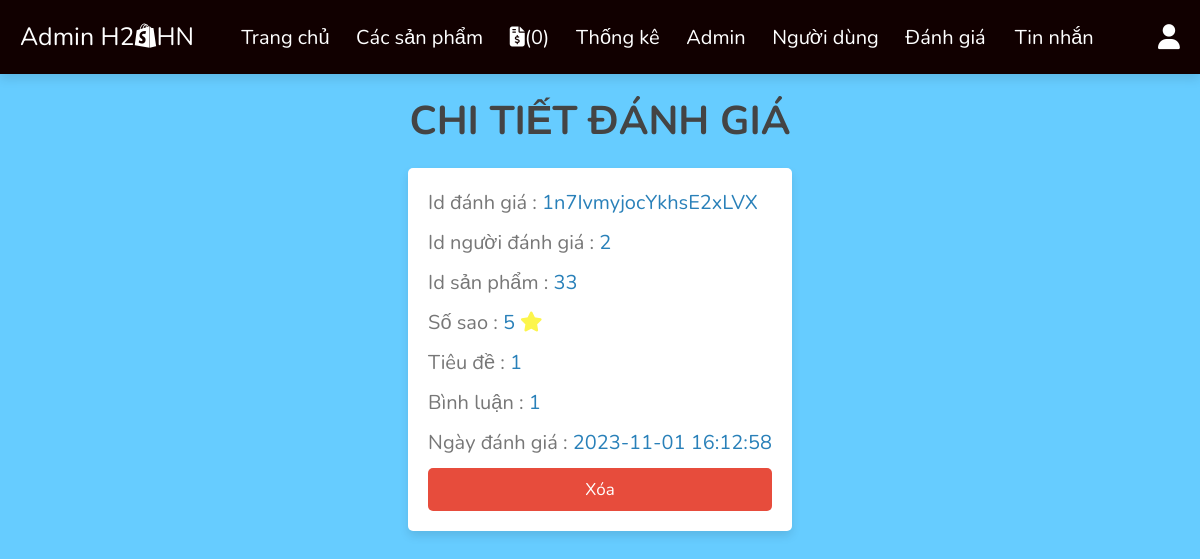
Screenshot of /admin/chi_tiết_reviews.php?rv=1n7IvmyjocYkhsE2xLVX (signed in) with the database file from the repository.
### tables this page shows
CREATE TABLE `reviews` (
  `id` varchar(200) NOT NULL,
  `post_id` int(200) NOT NULL,
  `user_id` int(200) NOT NULL,
  `rating` varchar(1) NOT NULL,
  `title` varchar(100) NOT NULL,
  `description` varchar(1000) NOT NULL,
  `image_rv` varchar(200) NOT NULL,
  `date` datetime NOT NULL DEFAULT current_timestamp()
);

### admin/chi_tiết_reviews.php (the view, shortened to what this page needs)
<?php
include '../components/connect.php';
$rv = $_GET['rv'];
?>
<!DOCTYPE html>
<html lang="en">
<head>
   <link rel="stylesheet" href="https://cdnjs.cloudflare.com/ajax/libs/font-awesome/6.1.1/css/all.min.css">
   <link rel="stylesheet" href="../css/admin_style.css">
</head>
<body>
<?php include '../components/admin_header.php'; ?>
<section class="contacts">
<h1 class="heading">chi tiết đánh giá</h1>
<div class="box-container">
   <?php
      $select_reviews = $conn->prepare("SELECT * FROM `reviews` WHERE `id` = ?");
      $select_reviews->execute([$rv]);
      if($select_reviews->rowCount() > 0){
         while($fetch_reviews = $select_reviews->fetch(PDO::FETCH_ASSOC)){
   ?>
   <div class="box">
      <p> Id đánh giá : <span><?= $fetch_reviews['id']; ?></span></p>
      <p> Id người đánh giá : <span><?= $fetch_reviews['user_id']; ?></span></p>
      <p> Id sản phẩm : <span><?= $fetch_reviews['post_id']; ?></span></p>
      <p> Số sao : <span><?= $fetch_reviews['rating']; ?></span> <i class="fas fa-star" style="color: #FCF54C;"></i></p>
      <p> Tiêu đề : <span><?= $fetch_reviews['title']; ?></span></p>
      <p> Bình luận : <span><?= $fetch_reviews['description']; ?></span></p>
      <p> Ngày đánh giá : <span><?= $fetch_reviews['date']; ?></span></p>
      <a href="reviews.php?delete=<?= $fetch_reviews['id']; ?>" onclick="return confirm('bạn muốn xóa đánh giá này?');" class="delete-btn">xóa</a>
   </div>
   <?php
         }
      }else{
         echo '<p class="empty">Không có review</p>';
      }
   ?>
</div>
</section>
</body>
</html>

### css/admin_style.css (style rules this page uses)
:root { --main-color:#2980b9; --green:#27ae60; --orange:#f39c12; --red:#e74c3c; --black:#444; --white:#fff; --light-color:#777; --light-bg:#f5f5f5; --border:.1rem solid var(--black); --box-shadow:0 .5rem 1rem rgba(0,0,0,.1); }
* { font-family: 'Nunito', sans-serif; margin:0; padding:0; box-sizing: border-box; outline: none; border:none; text-decoration: none; }
html { font-size: 62.5%; overflow-x: hidden; }
body { background-color: #66CCFF; }
section { padding:2rem; max-width: 1200px; margin:0 auto; }
.heading { font-size: 4rem; color:var(--black); margin-bottom: 2rem; text-align: center; text-transform: uppercase; }
.btn, .delete-btn, .option-btn { display: block; width: 100%; margin-top: 1rem; border-radius: .5rem; padding:1rem 3rem; font-size: 1.7rem; text-transform: capitalize; color:var(--white); cursor: pointer; text-align: center; }
.delete-btn { background-color: var(--red); }
.contacts .box-container { display: grid; gap:1.5rem; align-items: flex-start; justify-content: center; }
.contacts .box-container .box { padding:2rem; padding-top: 1rem; border-radius: .5rem; background-color: var(--white); box-shadow: var(--box-shadow); }
.contacts .box-container .box p { line-height: 1.5; font-size: 2rem; color:var(--light-color); margin:1rem 0; }
.contacts .box-container .box p span { color:var(--main-color); }

### rows the page displays
reviews: id "1n7IvmyjocYkhsE2xLVX", user "2", post "33", rating "5", title "1", description "1", date "2023-11-01 16:12:58"

### other values shown
$total_orders_counts "0"
